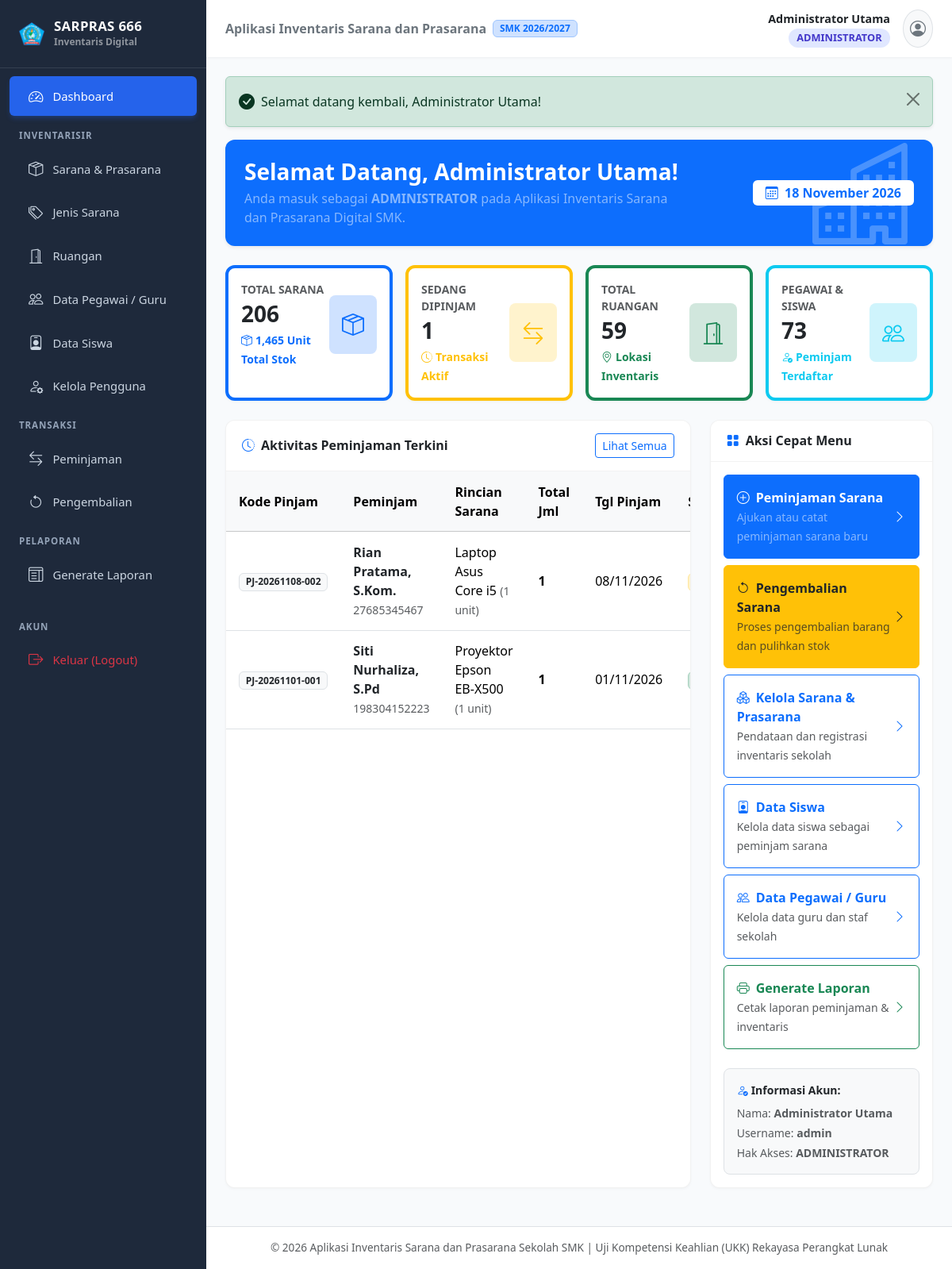
Page /dashboard.php (signed in) on the committed database.
### tables this page shows
CREATE TABLE `peminjaman` (
  `id_peminjaman` INT AUTO_INCREMENT PRIMARY KEY,
  `kode_peminjaman` VARCHAR(50) NOT NULL UNIQUE,
  `tanggal_pinjam` DATE NOT NULL,
  `tanggal_kembali` DATE NULL,
  `status_peminjaman` ENUM('Menunggu Konfirmasi', 'Dipinjam', 'Sudah Kembali', 'Ditolak') NOT NULL DEFAULT 'Dipinjam',
  `id_pegawai` INT NOT NULL,
  CONSTRAINT `fk_peminjaman_pegawai` FOREIGN KEY (`id_pegawai`) REFERENCES `pegawai` (`id_pegawai`) ON UPDATE CASCADE
);

CREATE TABLE `pegawai` (
  `id_pegawai` INT AUTO_INCREMENT PRIMARY KEY,
  `nama_pegawai` VARCHAR(100) NOT NULL,
  `nip` VARCHAR(30) NOT NULL UNIQUE,
  `alamat` TEXT NOT NULL,
  `kelas` VARCHAR(30) NOT NULL DEFAULT ''
);

CREATE TABLE `inventaris` (
  `id_inventaris` INT AUTO_INCREMENT PRIMARY KEY,
  `nama` VARCHAR(150) NOT NULL,
  `kondisi` VARCHAR(50) NOT NULL DEFAULT 'Baik',
  `keterangan` TEXT,
  `jumlah` INT NOT NULL DEFAULT 0,
  `id_jenis` INT NOT NULL,
  `tanggal_register` DATE NOT NULL,
  `id_ruang` INT NOT NULL,
  `kode_inventaris` VARCHAR(50) NOT NULL UNIQUE,
  `id_petugas` INT NOT NULL,
  CONSTRAINT `fk_inventaris_jenis` FOREIGN KEY (`id_jenis`) REFERENCES `jenis` (`id_jenis`) ON UPDATE CASCADE,
  CONSTRAINT `fk_inventaris_ruang` FOREIGN KEY (`id_ruang`) REFERENCES `ruang` (`id_ruang`) ON UPDATE CASCADE,
  CONSTRAINT `fk_inventaris_petugas` FOREIGN KEY (`id_petugas`) REFERENCES `petugas` (`id_petugas`) ON UPDATE CASCADE
);

CREATE TABLE `detail_pinjam` (
  `id_detail_pinjam` INT AUTO_INCREMENT PRIMARY KEY,
  `id_inventaris` INT NOT NULL,
  `jumlah` INT NOT NULL,
  `id_peminjaman` INT NOT NULL,
  CONSTRAINT `fk_detail_inventaris` FOREIGN KEY (`id_inventaris`) REFERENCES `inventaris` (`id_inventaris`) ON UPDATE CASCADE,
  CONSTRAINT `fk_detail_peminjaman` FOREIGN KEY (`id_peminjaman`) REFERENCES `peminjaman` (`id_peminjaman`) ON DELETE CASCADE ON UPDATE CASCADE
);

### dashboard.php (the view, shortened to what the rows shown need)
<?php
require_once __DIR__ . '/classes/Peminjaman.php';
$peminjamanObj = new Peminjaman();
$recentFilters = [];
$recentLoans = array_slice($peminjamanObj->getAllGrouped($recentFilters), 0, 5);
include __DIR__ . '/templates/header.php';
?>
<div class="row g-4 mb-4">
    <div class="col-lg-8">
        <div class="card h-100">
            <div class="card-body p-0">
                <div class="table-responsive">
                    <table class="table table-hover align-middle mb-0">
                        <thead class="table-light">
                            <tr>
                                <th>Kode Pinjam</th>
                                <th>Peminjam</th>
                                <th>Rincian Sarana</th>
                                <th>Total Jml</th>
                                <th>Tgl Pinjam</th>
                                <th>Status</th>
                            </tr>
                        </thead>
                        <tbody>
                            <?php if (empty($recentLoans)): ?>
                                <tr>
                                    <td colspan="6" class="text-center py-4 text-muted">
                                        <i class="bi bi-inbox fs-3 d-block mb-1"></i>
                                        Belum ada aktivitas peminjaman.
                                    </td>
                                </tr>
                            <?php else: ?>
                                <?php foreach ($recentLoans as $row): ?>
                                    <tr>
                                        <td><span class="badge bg-light text-dark border"><?= htmlspecialchars($row['kode_peminjaman']) ?></span></td>
                                        <td>
                                            <div class="fw-semibold text-dark"><?= htmlspecialchars($row['nama_pegawai']) ?></div>
                                            <small class="text-muted"><?= htmlspecialchars($row['nip']) ?></small>
                                        </td>
                                        <td>
                                            <?php foreach ($row['items'] as $item): ?>
                                                <div><?= htmlspecialchars($item['nama_barang']) ?> <small class="text-muted">(<?= (int) $item['jumlah'] ?> unit)</small></div>
                                            <?php endforeach; ?>
                                        </td>
                                        <td><span class="fw-bold"><?= (int) $row['total_jumlah'] ?></span></td>
                                        <td><?= date('d/m/Y', strtotime($row['tanggal_pinjam'])) ?></td>
                                        <td>
                                            <?php if ($row['status_peminjaman'] === 'Dipinjam'): ?>
                                                <span class="badge bg-warning-subtle text-warning border border-warning-subtle">Dipinjam</span>
                                            <?php elseif ($row['status_peminjaman'] === 'Sudah Kembali'): ?>
                                                <span class="badge bg-success-subtle text-success border border-success-subtle">Sudah Kembali</span>
                                            <?php else: ?>
                                                <span class="badge bg-secondary"><?= htmlspecialchars($row['status_peminjaman']) ?></span>
                                            <?php endif; ?>
                                        </td>
                                    </tr>
                                <?php endforeach; ?>
                            <?php endif; ?>
                        </tbody>
                    </table>
                </div>
            </div>
        </div>
    </div>
</div>
<?php include __DIR__ . '/templates/footer.php'; ?>

### rows in the picture
peminjaman: kode_peminjaman "PJ-20261108-002", id_pegawai.nama_pegawai "Rian Pratama, S.Kom.", id_pegawai.nip "27685345467", inventaris.nama "Laptop Asus Core i5", detail_pinjam.jumlah "1", total_jumlah "1", tanggal_pinjam "08/11/2026"
peminjaman: kode_peminjaman "PJ-20261101-001", id_pegawai.nama_pegawai "Siti Nurhaliza, S.Pd", id_pegawai.nip "198304152223", inventaris.nama "Proyektor Epson EB-X500", detail_pinjam.jumlah "1", total_jumlah "1", tanggal_pinjam "01/11/2026"

### other values in the picture
$currentUser['nama'] "Administrator Utama"
$currentUser['level'] "ADMINISTRATOR"
$_SESSION['flash_success'] "Selamat datang kembali, Administrator Utama!"
$summary['total_inventaris'] "206"
$summary['total_stok_barang'] "1,465"
$summary['total_sedang_dipinjam'] "1"
$summary['total_ruang'] "59"
$summary['total_pegawai'] "73"
$currentUser['username'] "admin"
